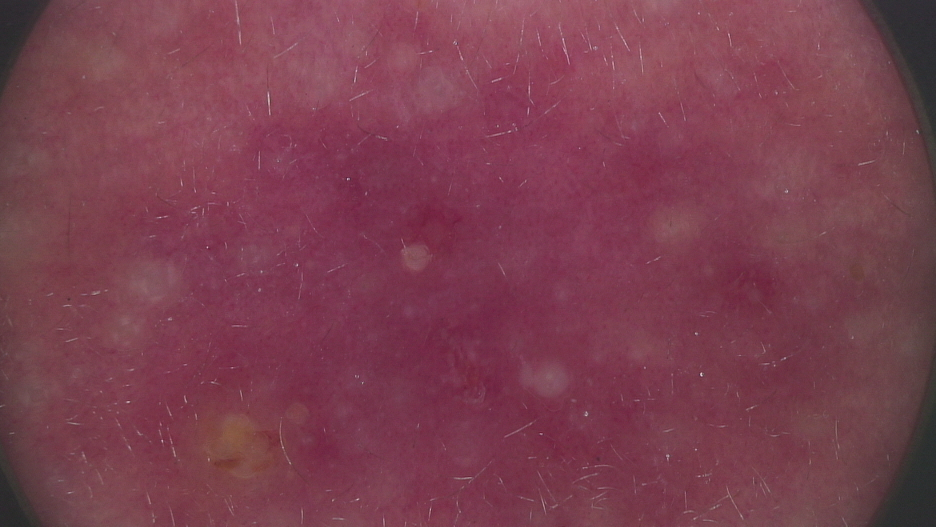
#> input picture Dataset3/Acne Vulgaris/103_2.jpg, 1872 x 1053 px (shown at 1/2 size); its folder holds only this picture in this run
$ jupyter execute --allow-errors 'augmentasi tanpa prepro.ipynb'   (older library calls are emulated)
#> lines starting #> are read from the running program, lines starting #| are printed output that depends on the picture
#> in insertGambarAugment, img is the input picture: shape (1053, 1872, 3); mean B, G, R 79.2, 63.6, 123.1
[cell 1]
import os
import cv2 as cv
import matplotlib.pyplot as plt
import numpy as np
import pandas as pd
from tqdm import tqdm
from sklearn.model_selection import train_test_split, cross_val_predict
from sklearn.metrics import accuracy_score, classification_report
from skimage.feature import graycomatrix, graycoprops
from scipy.stats import entropy
from sklearn.ensemble import RandomForestClassifier
from sklearn.svm import SVC
from sklearn.neighbors import KNeighborsClassifier
from sklearn.metrics import accuracy_score, precision_score, recall_score, f1_score, confusion_matrix, classification_report
from sklearn.metrics import (confusion_matrix, ConfusionMatrixDisplay)
import seaborn as sns
from matplotlib.colors import LinearSegmentedColormap

[cell 2]
def resize_image(img, new_size=(256, 256)):
    return cv.resize(img, new_size)

[cell 3]
def gray_scaling(img):
    gray = cv.cvtColor(img, cv.COLOR_BGR2GRAY)
    return gray

[cell 4]
def resize_image(image, size=(224, 224)):
#> called with size = (224, 224)
    return cv.resize(image, size)
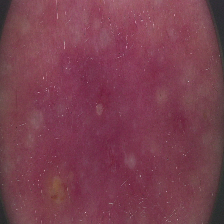
#> returned value: shape (224, 224, 3); mean of channels 0, 1, 2 79, 63.5, 123; drawn as B, G, R

def preprocess_image(image):
    resized = resize_image(image)
    gray = cv.cvtColor(resized, cv.COLOR_BGR2GRAY)
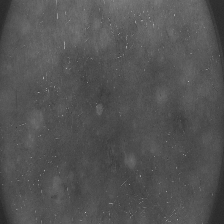
#> gray: shape (224, 224); min 38, max 188, mean 83
    return gray

def augment_image(image):
    """
    Augmentasi kontekstual untuk citra grayscale ukuran 224x224.
    """
    aug_images = []

    # 1. Original
    aug_images.append(image.copy())

    # 2. Flip horizontal
    aug_images.append(cv.flip(image, 1))

    # 3. Flip vertical
    aug_images.append(cv.flip(image, 0))

    # 4. Rotasi 90 derajat
    aug_images.append(cv.rotate(image, cv.ROTATE_90_CLOCKWISE))

    # 5. Rotasi 180 derajat
    aug_images.append(cv.rotate(image, cv.ROTATE_180))

    # 6. Brightness & contrast adjustment
    bright = cv.convertScaleAbs(image, alpha=1.3, beta=40)
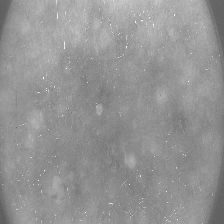
#> bright: shape (224, 224); min 89, max 255, mean 148
    aug_images.append(bright)

    # 7. Random Zoom (crop tengah lalu resize lagi)
    h, w = image.shape
    zoom_factor = 0.85
    zh, zw = int(h * zoom_factor), int(w * zoom_factor)
    top = (h - zh) // 2
    left = (w - zw) // 2
    zoomed = image[top:top+zh, left:left+zw]
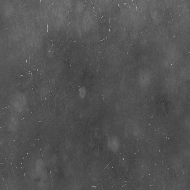
#> zoomed: shape (190, 190); min 55, max 181, mean 83.4
    zoomed = cv.resize(zoomed, (w, h))
#> zoomed: shape (224, 224)
    aug_images.append(zoomed)

    # 8. Random Crop (ambil sebagian acak, lalu resize)
    crop_size = 180
    if h > crop_size and w > crop_size:
        y = np.random.randint(0, h - crop_size)
        x = np.random.randint(0, w - crop_size)
        cropped = image[y:y+crop_size, x:x+crop_size]
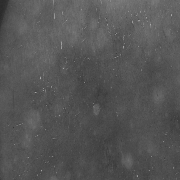
#> cropped: shape (180, 180); min 41, max 172, mean 85.2
        cropped = cv.resize(cropped, (w, h))
#> cropped: shape (224, 224)
    else:
        cropped = image.copy()
    aug_images.append(cropped)

    return aug_images


def insertGambarAugment(folder):
    dataPreprocessed = []
    filenames = []
    datalabel = []
    path = []
    data_distribution = {}

    for label in os.listdir(folder):
        label_path = os.path.join(folder, label)
        if not os.path.isdir(label_path):
            continue

        images = os.listdir(label_path)
        data_distribution[label] = len(images)
        datalabel.append(label)

        print(f"Memproses label: {label}")
        count = 0
        for filename in tqdm(images):
            if count == 100:
                break
            count += 1

            image_path = os.path.join(label_path, filename)
            img = cv.imread(image_path)
            if img is not None:
                preprocessed = preprocess_image(img)
                augmented = augment_image(preprocessed)
#> augmented = 8 items

                for aug in augmented:
                    dataPreprocessed.append(aug)
                    filenames.append(filename)
                    path.append(label)
#> this loop made 8 passes
#> after the loop, dataPreprocessed = 8 items; filenames = ['103_2.jpg', '103_2.jpg', '103_2.jpg', '103_2.jpg', '103_2.jpg', '103_2.jpg', '103_2.jpg', '103_2.jpg']; path = ['Acne Vulgaris', 'Acne Vulgaris', 'Acne Vulgaris', 'Acne Vulgaris', 'Acne Vulgaris', 'Acne Vulgaris', 'Acne Vulgaris', 'Acne Vulgaris']

    return dataPreprocessed, filenames, datalabel, path, data_distribution

folder = "Dataset3/"  # contoh: "data/train/"
dataPreprocessed, filenames, datalabel, path, data_distribution = insertGambarAugment(folder)
#> dataPreprocessed = 16 items; filenames = ['103_2.jpg', '103_2.jpg', '103_2.jpg', '103_2.jpg', '103_2.jpg', '103_2.jpg', '103_2.jpg', '103_2.jpg', '100_2.jpg', '100_2.jpg', '100_2.jpg', '100_2.jpg', '100_2.jpg', '100_2.jpg', '100_2.jpg', '100_2.jpg']; datalabel = ['Acne Vulgaris', 'Rosacea']; path = ['Acne Vulgaris', 'Acne Vulgaris', 'Acne Vulgaris', 'Acne Vulgaris', 'Acne Vulgaris', 'Acne Vulgaris', 'Acne Vulgaris', 'Acne Vulgaris', 'Rosacea', 'Rosacea', 'Rosacea', 'Rosacea', 'Rosacea', 'Rosacea', 'Rosacea', 'Rosacea']; data_distribution = {'Acne Vulgaris': 1, 'Rosacea': 1}

print("Jumlah total data setelah augmentasi:", len(dataPreprocessed))
#| Jumlah total data setelah augmentasi: 16

[cell 5]
num_images = min(len(dataPreprocessed), 88)
#> num_images = 16

cols = 20
rows = (num_images // cols) + (1 if num_images % cols else 0)
#> rows = 1

fig, axes = plt.subplots(rows, cols, figsize=(30, 15))

for i, ax in enumerate(axes.flat):

    if i < num_images:
        img = dataPreprocessed[i]
        ax.imshow(img, cmap='gray')
        ax.axis("off")
    else:
        ax.axis("off")
#> this loop made 20 passes
#> pass 3, `img = dataPreprocessed[i]`:
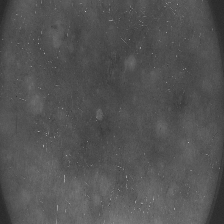
#> img: shape (224, 224); min 38, max 188, mean 83

plt.tight_layout(pad=0.1)
plt.show()
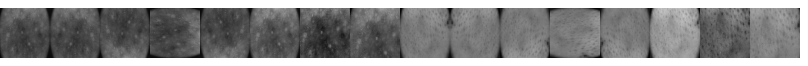
#> figure drawn by matplotlib, 16 panels

<h1>Feature Extraction</h1>

[cell 6]
def glcm(image, derajat):
    if derajat == 0:
        angles = [0]
    elif derajat == 45:
        angles = [np.pi / 4]
    elif derajat == 90:
        angles = [np.pi / 2]
    elif derajat == 135:
        angles = [3 * np.pi / 4]
    else:
        raise ValueError("Invalid angle. It should be one of the following: 0, 45, 90, 135.")

    glcm = graycomatrix(image, [1], angles, 256, symmetric=True, normed=True)
    return glcm

[cell 7]
def correlation(matriks):
	return graycoprops(matriks, 'correlation')[0, 0]

[cell 8]
def dissimilarity(matriks):
    return graycoprops(matriks, 'dissimilarity')[0, 0]

[cell 9]
def homogenity(matriks):
    return graycoprops(matriks, 'homogeneity')[0, 0]

[cell 10]
def contrast(matriks):
    return graycoprops(matriks, 'contrast')[0, 0]

[cell 11]
def ASM(matriks):
    return graycoprops(matriks, 'ASM')[0, 0]

[cell 12]
def energy(matriks):
    return graycoprops(matriks, 'energy')[0, 0]

[cell 13]
def entropyGlcm(matriks):
    return entropy(matriks.ravel())

[cell 14]
Derajat0 = []
Derajat45 = []
Derajat90 = []
Derajat135 = []
for i in range(len(dataPreprocessed)):
    D0 = glcm(dataPreprocessed[i], 0)
    D45 = glcm(dataPreprocessed[i], 45)
    D90 = glcm(dataPreprocessed[i], 90)
    D135 = glcm(dataPreprocessed[i], 135)
    Derajat0.append(D0)
    Derajat45.append(D45)
    Derajat90.append(D90)
    Derajat135.append(D135)
#> this loop made 16 passes
#> after the loop, Derajat0 = 16 items; Derajat135 = 16 items; Derajat45 = 16 items; Derajat90 = 16 items

[cell 15]
Kontras0, Kontras45, Kontras90, Kontras135 = [], [], [], []
dissimilarity0, dissimilarity45, dissimilarity90, dissimilarity135 =  [], [], [], []
homogenity0, homogenity45, homogenity90, homogenity135 = [], [], [], []
entropy0, entropy45, entropy90, entropy135 =  [], [], [], []
ASM0, ASM45, ASM90, ASM135 =  [], [], [], []
energy0, energy45, energy90, energy135 =  [], [], [], []
correlation0, correlation45, correlation90, correlation135 = [], [], [], []

[cell 16]
for i in range(len(dataPreprocessed)):
    H0 = homogenity(Derajat0[i])
    homogenity0.append(H0)
    H45 = homogenity(Derajat45[i])
    homogenity45.append(H45)
    H90 = homogenity(Derajat90[i])
    homogenity90.append(H90)
    H135 = homogenity(Derajat135[i])
    homogenity135.append(H135)
#> this loop made 16 passes
#> (H0, H45, H90, H135) on passes 1 to 8: (0.257, 0.25, 0.291, 0.253), (0.257, 0.253, 0.291, 0.25), (0.257, 0.253, 0.291, 0.25), (0.291, 0.253, 0.257, 0.25), (0.257, 0.25, 0.291, 0.253), (0.219, 0.213, 0.25, 0.217), (0.388, 0.341, 0.432, 0.348), (0.395, 0.345, 0.441, 0.35)
#> after the loop, homogenity0 = [0.257, 0.257, 0.257, 0.291, 0.257, 0.219, 0.388, 0.395, 0.276, 0.276, 0.276, 0.306, 0.276, 0.237, 0.414, 0.412]; homogenity135 = [0.253, 0.25, 0.25, 0.25, 0.253, 0.217, 0.348, 0.35, 0.263, 0.271, 0.271, 0.271, 0.263, 0.225, 0.363, 0.362]; homogenity45 = [0.25, 0.253, 0.253, 0.253, 0.25, 0.213, 0.341, 0.345, 0.271, 0.263, 0.263, 0.263, 0.271, 0.232, 0.376, 0.375]; homogenity90 = [0.291, 0.291, 0.291, 0.257, 0.291, 0.25, 0.432, 0.441, 0.306, 0.306, 0.306, 0.276, 0.306, 0.263, 0.459, 0.465]

[cell 17]
for i in range(len(dataPreprocessed)):
    C0 = correlation(Derajat0[i])
    correlation0.append(C0)
    C45 = correlation(Derajat45[i])
    correlation45.append(C45)
    C90 = correlation(Derajat90[i])
    correlation90.append(C90)
    C135 = correlation(Derajat135[i])
    correlation135.append(C135)
#> this loop made 16 passes
#> (C0, C45, C90, C135) on passes 1 to 8: (0.865, 0.853, 0.895, 0.857), (0.865, 0.857, 0.895, 0.853), (0.865, 0.857, 0.895, 0.853), (0.895, 0.857, 0.865, 0.853), (0.865, 0.853, 0.895, 0.857), (0.866, 0.854, 0.895, 0.858), (0.928, 0.902, 0.944, 0.905), (0.948, 0.929, 0.964, 0.932)
#> after the loop, correlation0 = [0.865, 0.865, 0.865, 0.895, 0.865, 0.866, 0.928, 0.948, 0.929, 0.929, 0.929, 0.945, 0.929, 0.93, 0.899, 0.938]; correlation135 = [0.857, 0.853, 0.853, 0.853, 0.857, 0.858, 0.905, 0.932, 0.923, 0.926, 0.926, 0.926, 0.923, 0.924, 0.859, 0.914]; correlation45 = [0.853, 0.857, 0.857, 0.857, 0.853, 0.854, 0.902, 0.929, 0.926, 0.923, 0.923, 0.923, 0.926, 0.927, 0.868, 0.919]; correlation90 = [0.895, 0.895, 0.895, 0.865, 0.895, 0.895, 0.944, 0.964, 0.945, 0.945, 0.945, 0.929, 0.945, 0.946, 0.92, 0.955]

[cell 18]
for i in range(len(dataPreprocessed)):
    K0 = contrast(Derajat0[i])
    K45 = contrast(Derajat45[i])
    K90 = contrast(Derajat90[i])
    K135 = contrast(Derajat135[i])
    Kontras0.append(K0)
    Kontras45.append(K45)
    Kontras90.append(K90)
    Kontras135.append(K135)
#> this loop made 16 passes
#> (K0, K45, K90, K135) on passes 1 to 8: (38.29, 41.24, 30.08, 40.17), (38.29, 40.17, 30.08, 41.24), (38.29, 40.17, 30.08, 41.24), (30.08, 40.17, 38.29, 41.24), (38.29, 41.24, 30.08, 40.17), (64.17, 69.17, 50.37, 67.36), (12.59, 17.11, 9.79, 16.62), (12.44, 16.78, 8.47, 16.19)
#> after the loop, Kontras0 = [38.29, 38.29, 38.29, 30.08, 38.29, 64.17, 12.59, 12.44, 21.36, 21.36, 21.36, 17.15, 21.36, 35.57, 7.33, 7.54]; Kontras135 = [40.17, 41.24, 41.24, 41.24, 40.17, 67.36, 16.62, 16.19, 22.96, 21.97, 21.97, 21.97, 22.96, 38.27, 10.15, 10.5]; Kontras45 = [41.24, 40.17, 40.17, 40.17, 41.24, 69.17, 17.11, 16.78, 21.97, 22.96, 22.96, 22.96, 21.97, 36.61, 9.51, 9.83]; Kontras90 = [30.08, 30.08, 30.08, 38.29, 30.08, 50.37, 9.79, 8.47, 17.15, 17.15, 17.15, 21.36, 17.15, 28.54, 5.81, 5.65]

[cell 19]
for i in range(len(dataPreprocessed)):
    Dis0 = dissimilarity(Derajat0[i])
    Dis45 = dissimilarity(Derajat45[i])
    Dis90 = dissimilarity(Derajat90[i])
    Dis135 = dissimilarity(Derajat135[i])
    dissimilarity0.append(Dis0)
    dissimilarity45.append(Dis45)
    dissimilarity90.append(Dis90)
    dissimilarity135.append(Dis135)
#> this loop made 16 passes
#> (Dis0, Dis45, Dis90, Dis135) on passes 1 to 8: (3.8, 3.95, 3.26, 3.91), (3.8, 3.91, 3.26, 3.95), (3.8, 3.91, 3.26, 3.95), (3.26, 3.91, 3.8, 3.95), (3.8, 3.95, 3.26, 3.91), (4.93, 5.13, 4.22, 5.07), (2.21, 2.61, 1.89, 2.58), (2.17, 2.58, 1.8, 2.54)
#> after the loop, dissimilarity0 = [3.8, 3.8, 3.8, 3.26, 3.8, 4.93, 2.21, 2.17, 3.24, 3.24, 3.24, 2.83, 3.24, 4.2, 1.89, 1.9]; dissimilarity135 = [3.91, 3.95, 3.95, 3.95, 3.91, 5.07, 2.58, 2.54, 3.41, 3.29, 3.29, 3.29, 3.41, 4.41, 2.26, 2.29]; dissimilarity45 = [3.95, 3.91, 3.91, 3.91, 3.95, 5.13, 2.61, 2.58, 3.29, 3.41, 3.41, 3.41, 3.29, 4.27, 2.16, 2.18]; dissimilarity90 = [3.26, 3.26, 3.26, 3.8, 3.26, 4.22, 1.89, 1.8, 2.83, 2.83, 2.83, 3.24, 2.83, 3.67, 1.62, 1.59]

[cell 20]
for i in range(len(dataPreprocessed)):
    E0 = entropyGlcm(Derajat0[i])
    E45 = entropyGlcm(Derajat45[i])
    E90 = entropyGlcm(Derajat90[i])
    E135 = entropyGlcm(Derajat135[i])
    entropy0.append(E0)
    entropy45.append(E45)
    entropy90.append(E90)
    entropy135.append(E135)
#> this loop made 16 passes
#> (E0, E45, E90, E135) on passes 1 to 8: (6.69, 6.71, 6.54, 6.71), (6.69, 6.71, 6.54, 6.71), (6.69, 6.71, 6.54, 6.71), (6.54, 6.71, 6.69, 6.71), (6.69, 6.71, 6.54, 6.71), (6.69, 6.71, 6.54, 6.71), (5.99, 6.14, 5.84, 6.13), (6.12, 6.28, 5.95, 6.27)
#> after the loop, entropy0 = [6.69, 6.69, 6.69, 6.54, 6.69, 6.69, 5.99, 6.12, 6.36, 6.36, 6.36, 6.25, 6.36, 6.36, 5.47, 5.64]; entropy135 = [6.71, 6.71, 6.71, 6.71, 6.71, 6.71, 6.13, 6.27, 6.4, 6.37, 6.37, 6.37, 6.4, 6.4, 5.63, 5.81]; entropy45 = [6.71, 6.71, 6.71, 6.71, 6.71, 6.71, 6.14, 6.28, 6.37, 6.4, 6.4, 6.4, 6.37, 6.37, 5.58, 5.76]; entropy90 = [6.54, 6.54, 6.54, 6.69, 6.54, 6.54, 5.84, 5.95, 6.25, 6.25, 6.25, 6.36, 6.25, 6.25, 5.32, 5.49]

[cell 21]
for i in range(len(dataPreprocessed)):
    A0 = ASM(Derajat0[i])
    A45 = ASM(Derajat45[i])
    A90 = ASM(Derajat90[i])
    A135 = ASM(Derajat135[i])
    ASM0.append(A0)
    ASM45.append(A45)
    ASM90.append(A90)
    ASM135.append(A135)
#> this loop made 16 passes
#> (A0, A45, A90, A135) on passes 1 to 8: (0.00206, 0.00199, 0.00232, 0.00201), (0.00206, 0.00201, 0.00232, 0.00199), (0.00206, 0.00201, 0.00232, 0.00199), (0.00232, 0.00201, 0.00206, 0.00199), (0.00206, 0.00199, 0.00232, 0.00201), (0.00206, 0.00199, 0.00232, 0.00201), (0.00399, 0.00336, 0.00456, 0.00342), (0.0035, 0.00293, 0.00404, 0.00297)
#> after the loop, ASM0 = [0.00206, 0.00206, 0.00206, 0.00232, 0.00206, 0.00206, 0.00399, 0.0035, 0.00313, 0.00313, 0.00313, 0.0034, 0.00313, 0.00313, 0.00666, 0.00587]; ASM135 = [0.00201, 0.00199, 0.00199, 0.00199, 0.00201, 0.00201, 0.00342, 0.00297, 0.00299, 0.00309, 0.00309, 0.00309, 0.00299, 0.00299, 0.00563, 0.00492]; ASM45 = [0.00199, 0.00201, 0.00201, 0.00201, 0.00199, 0.00199, 0.00336, 0.00293, 0.00309, 0.00299, 0.00299, 0.00299, 0.00309, 0.00309, 0.00587, 0.00514]; ASM90 = [0.00232, 0.00232, 0.00232, 0.00206, 0.00232, 0.00232, 0.00456, 0.00404, 0.0034, 0.0034, 0.0034, 0.00313, 0.0034, 0.0034, 0.00768, 0.00683]

[cell 22]
for i in range(len(dataPreprocessed)):
    ER0 = energy(Derajat0[i])
    ER45 = energy(Derajat45[i])
    ER90 = energy(Derajat90[i])
    ER135 = energy(Derajat135[i])
    energy0.append(ER0)
    energy45.append(ER45)
    energy90.append(ER90)
    energy135.append(ER135)
#> this loop made 16 passes
#> (ER0, ER45, ER90, ER135) on passes 1 to 8: (0.0454, 0.0446, 0.0482, 0.0448), (0.0454, 0.0448, 0.0482, 0.0446), (0.0454, 0.0448, 0.0482, 0.0446), (0.0482, 0.0448, 0.0454, 0.0446), (0.0454, 0.0446, 0.0482, 0.0448), (0.0454, 0.0446, 0.0482, 0.0448), (0.0631, 0.058, 0.0675, 0.0585), (0.0591, 0.0541, 0.0636, 0.0545)
#> after the loop, energy0 = [0.0454, 0.0454, 0.0454, 0.0482, 0.0454, 0.0454, 0.0631, 0.0591, 0.056, 0.056, 0.056, 0.0583, 0.056, 0.056, 0.0816, 0.0766]; energy135 = [0.0448, 0.0446, 0.0446, 0.0446, 0.0448, 0.0448, 0.0585, 0.0545, 0.0547, 0.0556, 0.0556, 0.0556, 0.0547, 0.0547, 0.075, 0.0702]; energy45 = [0.0446, 0.0448, 0.0448, 0.0448, 0.0446, 0.0446, 0.058, 0.0541, 0.0556, 0.0547, 0.0547, 0.0547, 0.0556, 0.0556, 0.0766, 0.0717]; energy90 = [0.0482, 0.0482, 0.0482, 0.0454, 0.0482, 0.0482, 0.0675, 0.0636, 0.0583, 0.0583, 0.0583, 0.056, 0.0583, 0.0583, 0.0876, 0.0826]

#> (a cell that did not finish here is left out)

<h1>CSV</h1>

[cell 24]
dataTable = {'Filename': filenames, 'Label': path,
        'Contrast0': Kontras0, 'Contrast45': Kontras45, 'Contrast90': Kontras90, 'Contrast135': Kontras135,
        'Homogeneity0': homogenity0, 'Homogeneity45': homogenity45, 'Homogeneity90': homogenity90, 'Homogeneity135': homogenity135,
        'Dissimilarity0': dissimilarity0, 'Dissimilarity45': dissimilarity45, 'Dissimilarity90': dissimilarity90, 'Dissimilarity135': dissimilarity135,
        'Entropy0': entropy0, 'Entropy45': entropy45, 'Entropy90': entropy90, 'Entropy135': entropy135,
        'ASM0': ASM0, 'ASM45': ASM45, 'ASM90': ASM90, 'ASM135': ASM135,
        'Energy0': energy0, 'Energy45': energy45, 'Energy90': energy90, 'Energy135': energy135,
        'Correlation0': correlation0, 'Correlation45': correlation45, 'Correlation90': correlation90, 'Correlation135': correlation135,
        }
df = pd.DataFrame(dataTable)
#> df = table of 16 rows and 30 columns
df.to_csv('hasil_ekstraksi_tanpa_prepro.csv', index=False)

hasilEkstrak = pd.read_csv('hasil_ekstraksi_tanpa_prepro.csv')
#> (reads hasil_ekstraksi_tanpa_prepro.csv from the repository)
hasilEkstrak

[cell 25]
# Menghitung korelasi
correlation = hasilEkstrak.drop(columns=['Label','Filename']).corr()

# Menyaring fitur yang memiliki korelasi absolut lebih dari 0.95 dengan label
threshold = 0.95 # atur threshold ini untuk menentukan seberapa besar korelasi yang ingin disaring
selectionFeature = []
columns = np.full((correlation.shape[0],), True, dtype=bool)
for i in range(correlation.shape[0]):
	for j in range(i+1, correlation.shape[0]):
		if correlation.iloc[i,j] >= threshold:
			if columns[j]:
				columns[j] = False
select = hasilEkstrak.drop(columns=['Label','Filename']).columns[columns]
x_new = hasilEkstrak[select]
x_new
y = hasilEkstrak['Label']
plt.figure(figsize=(17,17))

pink_cmap = LinearSegmentedColormap.from_list("pink_shade", ["white", "pink", "purple"], N=256)
sns.heatmap(x_new.corr(), annot=True, cmap=pink_cmap, fmt=".2f")
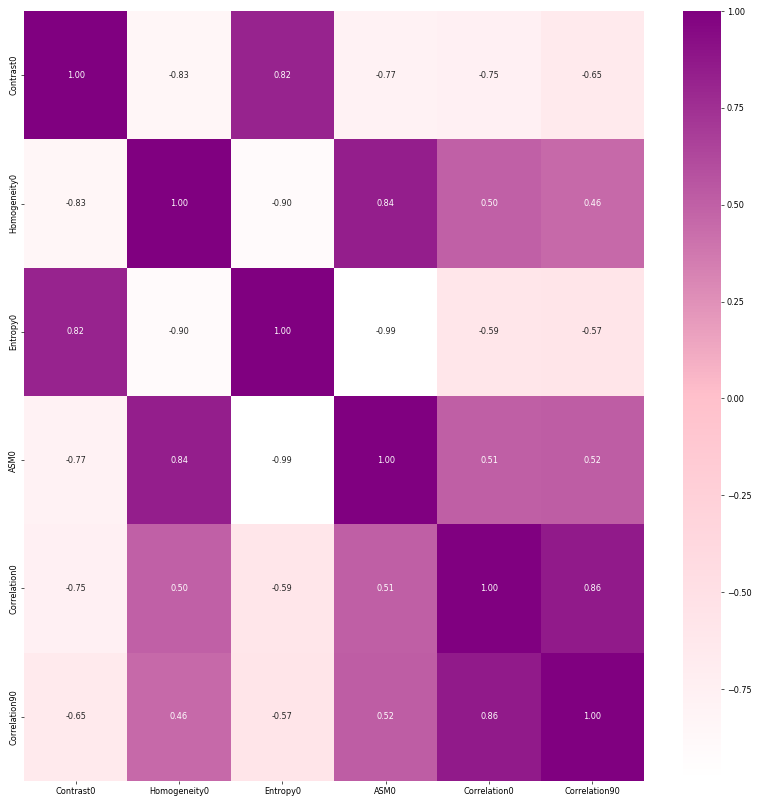
#> figure drawn by matplotlib, 2 panels

[cell 26]
# ubah bagian test_size sesuai kebutuhan
# 0.3 = 30% data untuk testing (train/test 70/30)
# 0.2 = 20% data untuk testing (train/test 80/20)
X_train, X_test, y_train, y_test = train_test_split(x_new, y, test_size=0.3, random_state=42)
print(X_train.shape)
print(X_test.shape)

[cell 27]
# normalisasi mean std
X_test = (X_test - X_train.mean()) / X_train.std()
X_train = (X_train - X_train.mean()) / X_train.std()

[cell 28]
def generateClassificationReport(y_true, y_pred):
	print(classification_report(y_true, y_pred))
	print(confusion_matrix(y_true, y_pred))
	print('Accuracy:', accuracy_score(y_true, y_pred))

# Define classifiers
rf = RandomForestClassifier(n_estimators=5, random_state=42)
svm = SVC(kernel='rbf', random_state=42)
knn = KNeighborsClassifier(n_neighbors=5)

[cell 29]
rf.fit(X_train, y_train)

# Make predictions and evaluate the model with the training set
print("------Training Set------")
y_pred = rf.predict(X_train)
generateClassificationReport( y_train, y_pred)

# Make predictions and evaluate the model with the testing set
print("\n------Testing Set------")
y_pred = rf.predict(X_test)
generateClassificationReport( y_test, y_pred)

[cell 30]
# Train SVM Classifier
svm.fit(X_train, y_train)

# Make predictions and evaluate the model with the training set
print("\n------Training Set------")
y_pred = svm.predict(X_train)
generateClassificationReport( y_train, y_pred)

# Make predictions and evaluate the model with the testing set
print("\n------Testing Set------")
y_pred = svm.predict(X_test)
generateClassificationReport( y_test, y_pred)

[cell 31]
# Train KNN Classifier
knn.fit(X_train, y_train)

# Make predictions and evaluate the model with the training set
print("\n------Training Set------")
y_pred = knn.predict(X_train)
generateClassificationReport( y_train, y_pred)

# Make predictions and evaluate the model with the testing set
print("\n------Testing Set------")
y_pred = knn.predict(X_test)
generateClassificationReport( y_test, y_pred)

[cell 32]
print("\n------Train Set RF------")
y_pred = rf.predict(X_train)
generateClassificationReport( y_train, y_pred)

print("\n------Train Set SVM------")
y_pred = svm.predict(X_train)
generateClassificationReport( y_train, y_pred)

print("\n------Train Set KNN------")
y_pred = knn.predict(X_train)
generateClassificationReport( y_train, y_pred)

[cell 33]
def plot_confusion_matrix(y_true, y_pred, title):
#> called with y_pred = array of shape (5,), title = 'Random Forest Confusion Matrix'
    cm = confusion_matrix(y_true, y_pred)
    disp = ConfusionMatrixDisplay(confusion_matrix=cm)
    disp.plot(cmap=pink_cmap)
    plt.title(title)
    plt.show()
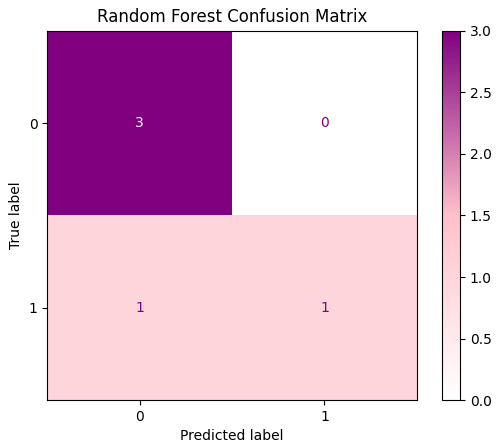
#> figure drawn by matplotlib, 2 panels

# Plot confusion matrix for Random Forest
plot_confusion_matrix(y_test, rf.predict(X_test), "Random Forest Confusion Matrix")
# Plot confusion matrix for SVM
plot_confusion_matrix(y_test, svm.predict(X_test), "SVM Confusion Matrix")
#> call 2 of plot_confusion_matrix, with y_pred = array of shape (5,), title = 'SVM Confusion Matrix'
#> in plot_confusion_matrix (call 2), `plt.show()`:
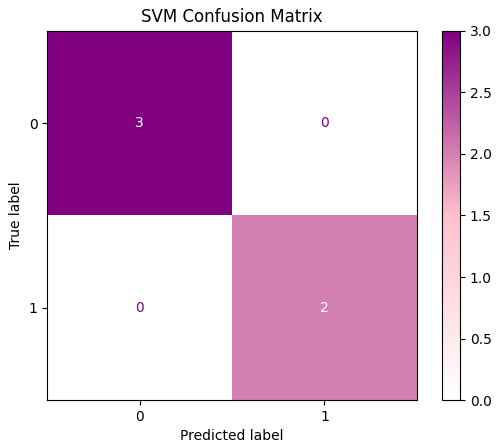
#> figure drawn by matplotlib, 2 panels
# Plot confusion matrix for KNN
plot_confusion_matrix(y_test, knn.predict(X_test), "KNN Confusion Matrix")
